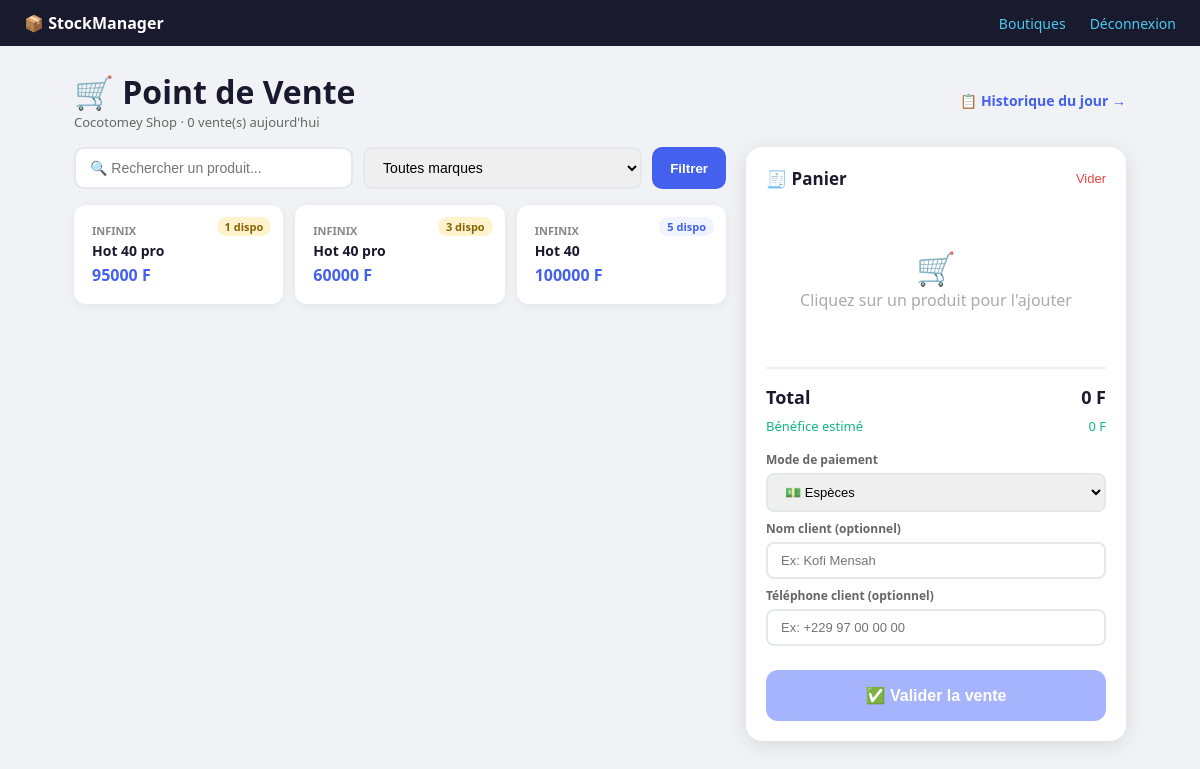
Page /pos/ (signed in) on the earlier database version.
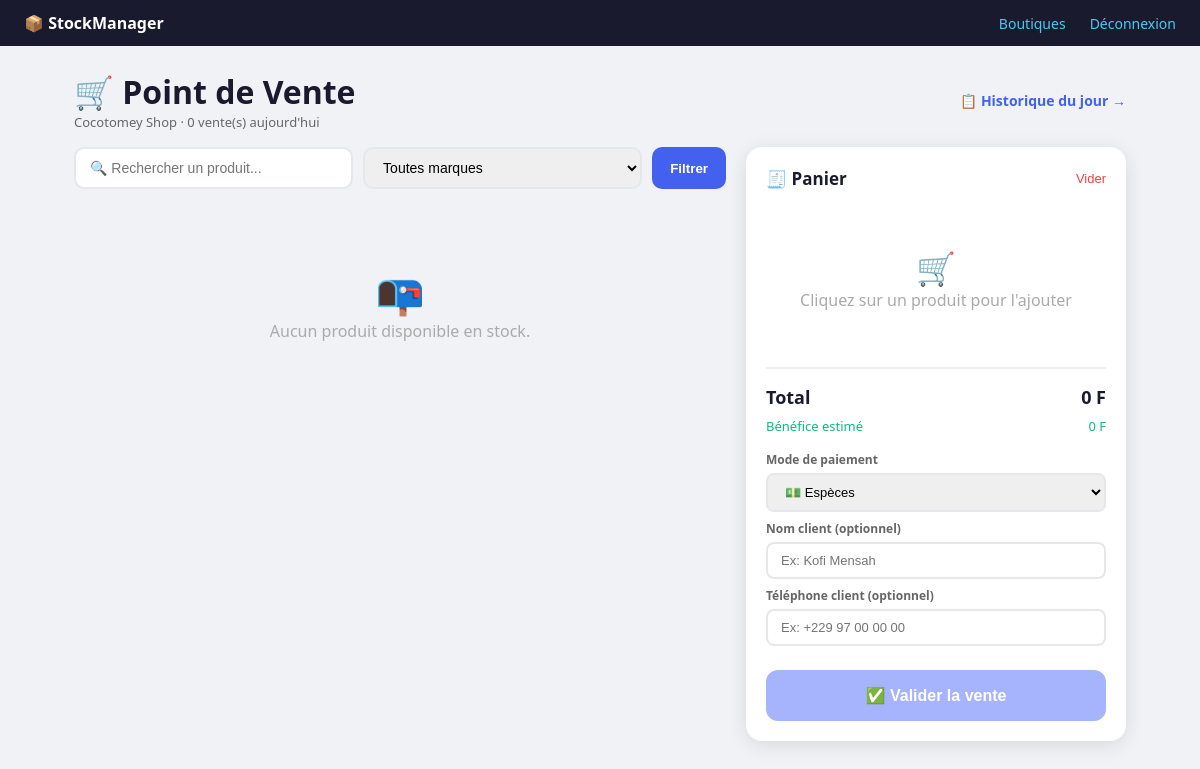
Same page on the later database version.
### stock/models.py (models this page shows, shortened)
class StockBoutique(models.Model):
    produit = models.ForeignKey(Produit, on_delete=models.CASCADE, related_name='stocks')
    boutique = models.ForeignKey(Boutique, on_delete=models.CASCADE, related_name='stocks')
    quantite = models.PositiveIntegerField(default=0)
    prix_achat = models.DecimalField(
        max_digits=10, decimal_places=0,
        validators=[MinValueValidator(0)],
        help_text="Prix d'achat moyen en FCFA"
    )
    prix_vente_suggere = models.DecimalField(
        max_digits=10, decimal_places=0,
        validators=[MinValueValidator(0)],
        help_text="Prix conseillé au vendeur"
    )
    date_dernier_arrivage = models.DateField(null=True, blank=True)
    class Meta:
        unique_together = ('produit', 'boutique')
        verbose_name = "Stock Boutique"
    @property
    def est_sous_seuil(self):
        return self.quantite <= self.produit.seuil_alerte

class Produit(models.Model):
    TYPE_CHOICES = [
        ('smartphone', 'Smartphone'),
        ('accessoire', 'Accessoire'),
        ('tablette', 'Tablette'),
        ('autre', 'Autre'),
    ]
    nom = models.CharField(max_length=200)
    marque = models.ForeignKey(Marque, on_delete=models.PROTECT, related_name='produits')
    categorie = models.ForeignKey(Categorie, on_delete=models.PROTECT, related_name='produits')
    type_produit = models.CharField(max_length=20, choices=TYPE_CHOICES, default='smartphone')
    description = models.TextField(blank=True)
    image = models.ImageField(upload_to='produits/', blank=True, null=True)
    seuil_alerte = models.PositiveIntegerField(
        default=3,
        help_text="Alerte si le stock tombe en dessous de ce seuil"
    )
    class Meta:
        verbose_name = "Produit"
        ordering = ['marque__nom', 'nom']

class Marque(models.Model):
    nom = models.CharField(max_length=50, unique=True)
    logo = models.ImageField(upload_to='marques/', blank=True, null=True)
    def __str__(self):
        return self.nom

### stock/views.py (the view)
# urls.py: path('pos/', views.pos, name='pos'),
@login_required
@employe_sa_boutique
def pos(request):
    boutique = get_boutique_active(request)
    if not boutique:
        return redirect('choisir_boutique')
    stocks = StockBoutique.objects.filter(
        boutique=boutique,
        quantite__gt=0
    ).select_related('produit', 'produit__marque', 'produit__categorie')
    q = request.GET.get('q', '')
    marque_id = request.GET.get('marque', '')
    if q:
        stocks = stocks.filter(produit__nom__icontains=q)
    if marque_id:
        stocks = stocks.filter(produit__marque_id=marque_id)
    marques = Marque.objects.all()
    aujourd_hui = timezone.now().date()
    ventes_jour = Vente.objects.filter(
        boutique=boutique,
        date_vente__date=aujourd_hui
    ).count()
    return render(request, 'stock/pos.html', {
        'stocks': stocks,
        'boutique': boutique,
        'marques': marques,
        'q': q,
        'marque_id': marque_id,
        'ventes_jour': ventes_jour,
    })

### stock/context_processors.py (called while the page is built)
def demandes_en_attente(request):
    if not request.user.is_authenticated:
        return {}
    try:
        if request.user.profil.est_proprietaire:
            boutiques = Boutique.objects.filter(proprietaire=request.user)
            nb = DemandeArrivage.objects.filter(
                boutique__in=boutiques,
                statut='en_attente'
            ).count()
            return {'nb_demandes_attente': nb}
    except Exception:
        pass
    return {'nb_demandes_attente': 0}

### stock/models.py (called while the page is built)
    @property
    def est_proprietaire(self):
        return self.role == 'proprietaire'

### stock/templatetags/stock_tags.py (called while the page is built)
@register.filter
def est_proprietaire(user):
    try:
        return user.profil.est_proprietaire
    except Exception:
        return False

### stock/views.py (called while the page is built)
def get_boutique_active(request):
    from .models import Boutique
    boutique_id = request.session.get('boutique_active_id')
    if not boutique_id:
        return None
    return Boutique.objects.filter(id=boutique_id).first()

### stock/templates/stock/pos.html (shortened to what this page needs)
{% extends 'stock/base.html' %}
{% load stock_tags %}
{% block content %}
<div class="pos-header">
    <div>
        <h1>🛒 Point de Vente</h1>
        <p style="color:#666; font-size:13px">{{ boutique.nom }} · {{ ventes_jour }} vente(s) aujourd'hui</p>
    </div>
    <a href="{% url 'vente_historique' %}" style="color:#4361ee; font-size:14px; text-decoration:none; font-weight:600;">
        📋 Historique du jour →
    </a>
</div>
<div class="pos-layout">
    <div class="pos-produits">
        <form method="get" class="search-bar">
            <input type="text" name="q" value="{{ q }}" placeholder="🔍 Rechercher un produit...">
            <select name="marque" onchange="this.form.submit()">
                <option value="">Toutes marques</option>
            </select>
            <button type="submit" style="padding:10px 18px; background:#4361ee; color:white; border:none; border-radius:10px; cursor:pointer; font-weight:600;">Filtrer</button>
        </form>
        {% if stocks %}
        <div class="produits-grid">
            {% for stock in stocks %}
            <div class="produit-card" onclick="ajouterAuPanier({{ stock.id }}, '{{ stock.produit.marque }}', '{{ stock.produit.nom }}', {{ stock.prix_vente_suggere }}, {{ stock.quantite }}, '{{ stock.produit.type_produit }}')">
                <span class="stock-badge {% if stock.est_sous_seuil %}faible{% endif %}">
                    {{ stock.quantite }} dispo
                </span>
                <p class="marque">{{ stock.produit.marque }}</p>
                <p class="nom">{{ stock.produit.nom }}</p>
                <p class="prix">{{ stock.prix_vente_suggere|floatformat:0 }} F</p>
            </div>
            {% endfor %}
        </div>
        {% else %}
        <div style="text-align:center; padding:60px; color:#aaa;">
            <p style="font-size:40px">📭</p>
            <p>Aucun produit disponible en stock.</p>
        </div>
        {% endif %}
    </div>
    <div class="panier-panel">
        <div class="panier-header">
            <h2>🧾 Panier</h2>
            <button class="btn-vider" onclick="viderPanier()">Vider</button>
        </div>
        <div id="panier-items">
            <div class="panier-vide" id="panier-vide">
                <p style="font-size:32px">🛒</p>
                <p>Cliquez sur un produit pour l'ajouter</p>
            </div>
        </div>
        <hr class="divider">
        <div class="panier-total">
    <span>Total</span>
    <span id="total-display">0 F</span>
</div>
{% if request.user|est_proprietaire %}
<div class="panier-benefice">
    <span>Bénéfice estimé</span>
    <span id="benefice-display">0 F</span>
</div>
{% endif %}
        <div class="client-section">
            <label>Mode de paiement</label>
            <select id="mode-paiement">
                <option value="especes">💵 Espèces</option>
            </select>
            <label>Nom client (optionnel)</label>
            <input type="text" id="nom-client" placeholder="Ex: Kofi Mensah">
            <label>Téléphone client (optionnel)</label>
            <input type="text" id="tel-client" placeholder="Ex: +229 97 00 00 00">
        </div>
        <button class="btn-valider" id="btn-valider" onclick="validerVente()" disabled>
            ✅ Valider la vente
        </button>
    </div>
</div>
{% endblock %}

Differences in the rows shown:
removed StockBoutique: quantite "1", produit.marque "INFINIX", produit.nom "Hot 40 pro", prix_vente_suggere "95000"
removed StockBoutique: quantite "3", produit.marque "INFINIX", produit.nom "Hot 40 pro", prix_vente_suggere "60000"
removed StockBoutique: quantite "5", produit.marque "INFINIX", produit.nom "Hot 40", prix_vente_suggere "100000"
Other differences:
text now shown: "📭 Aucun produit disponible en stock."
